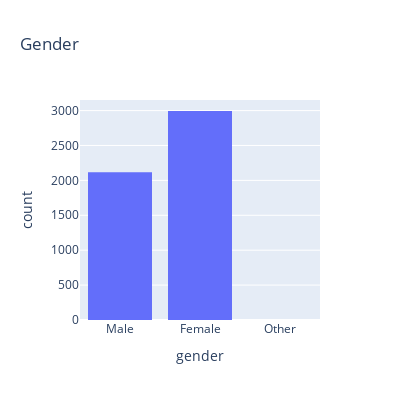

The notebook cell saved with this chart:
### Markdown cell above
#### **Gender**

### Code cell
print (f'{round(df["gender"].value_counts(normalize=True)*100,2)}')
fig = px.histogram(df, x="gender", title='Gender', width=400, height=400)
fig.show()

### Figure 1 — Plotly figure (JSON) as saved in the notebook; plotly's stock layout.template omitted (floating-point values rounded to 4 significant figures; data arrays with more than 128 entries replaced by an {"elided": "..."} marker saying what was removed)
{"data": [{"alignmentgroup": "True", "bingroup": "x", "hovertemplate": "gender=%{x}<br>count=%{y}<extra></extra>", "legendgroup": "", "marker": {"color": "#636efa", "pattern": {"shape": ""}}, "name": "", "offsetgroup": "", "orientation": "v", "showlegend": false, "type": "histogram", "x": {"elided": "5110 str values"}, "xaxis": "x", "yaxis": "y"}], "layout": {"barmode": "relative", "height": 400, "legend": {"tracegroupgap": 0}, "title": {"text": "Gender"}, "width": 400, "xaxis": {"anchor": "y", "domain": [0, 1], "title": {"text": "gender"}}, "yaxis": {"anchor": "x", "domain": [0, 1], "title": {"text": "count"}}}}
